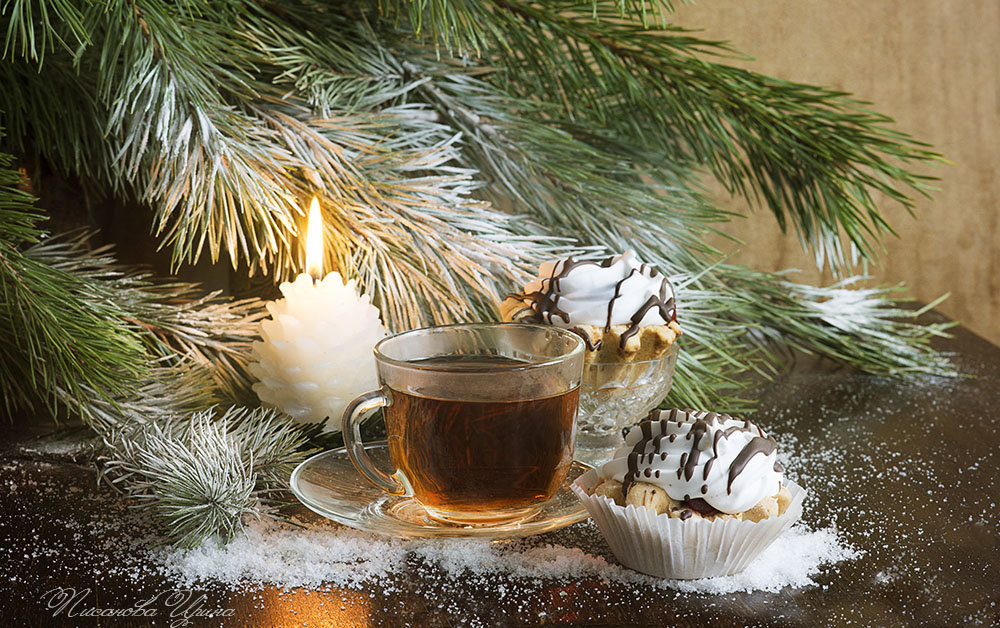
#> input picture 4694205.jpg, 1000 x 628 px
$ python color.py
#> lines starting #> are read from the running program, lines starting #| are printed output that depends on the picture
import cv2
import numpy as np

img = cv2.imread('4694205.jpg')
#> img is the input picture: shape (628, 1000, 3); mean B, G, R 83.2, 109.1, 117.2

Size = cv2.resize(img, (img.shape[1] // 2, img.shape[0] // 2))
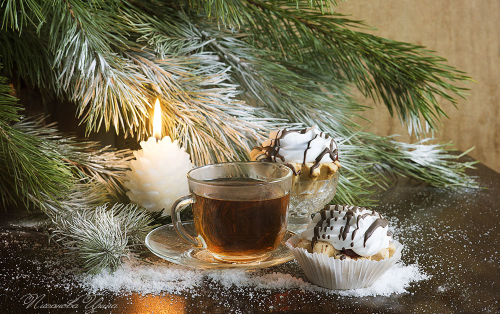
#> Size: shape (314, 500, 3); mean B, G, R 83.4, 109.3, 117.3
Blur = cv2.GaussianBlur(img, (9, 9), 0)
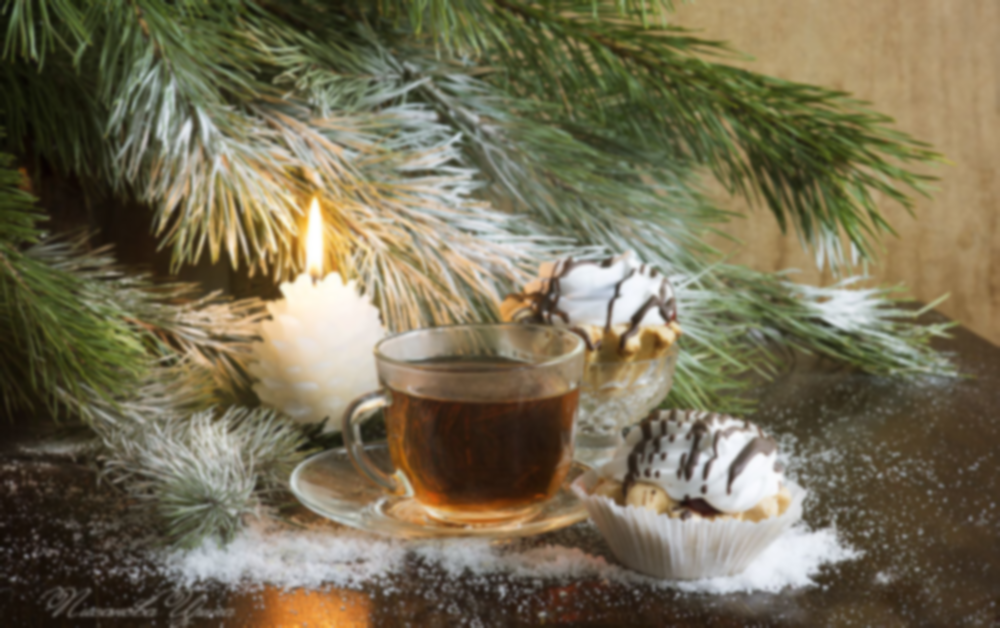
#> Blur: shape (628, 1000, 3); mean B, G, R 83.2, 109.1, 117.2
original = cv2.cvtColor(img, cv2.COLOR_BGR2RGB)

# Convert to Grayscale
gray = cv2.cvtColor(original, cv2.COLOR_BGR2GRAY)
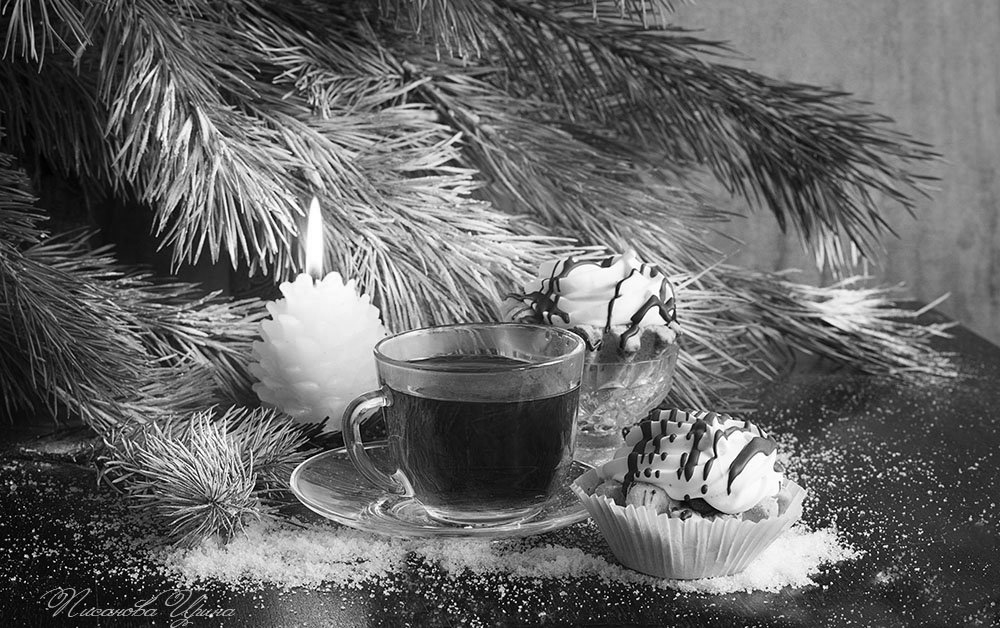
#> gray: shape (628, 1000); min 0, max 255, mean 102.3

# Show the images side-by-side
cv2.imshow('Result', img)
cv2.waitKey(0)

cv2.imshow('Result', Size)
cv2.waitKey(0)

cv2.imshow('Result', Blur)
cv2.waitKey(0)

cv2.imshow('Result', original)
cv2.waitKey(0)

cv2.imshow('Result', gray)
cv2.waitKey(0)

$ run again, with 24072020.jpg copied over 4694205.jpg
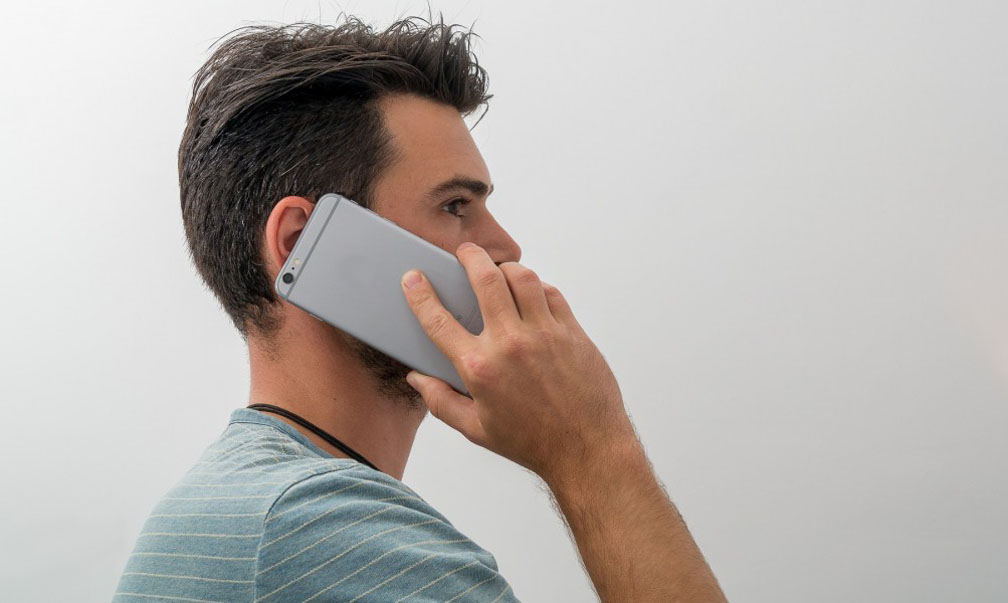
#> input picture 24072020.jpg, 1008 x 603 px
#> img is the input picture: shape (603, 1008, 3); mean B, G, R 173.8, 177.7, 183.3
#> `gray = cv2.cvtColor(original, cv2.COLOR_BGR2GRAY)`:
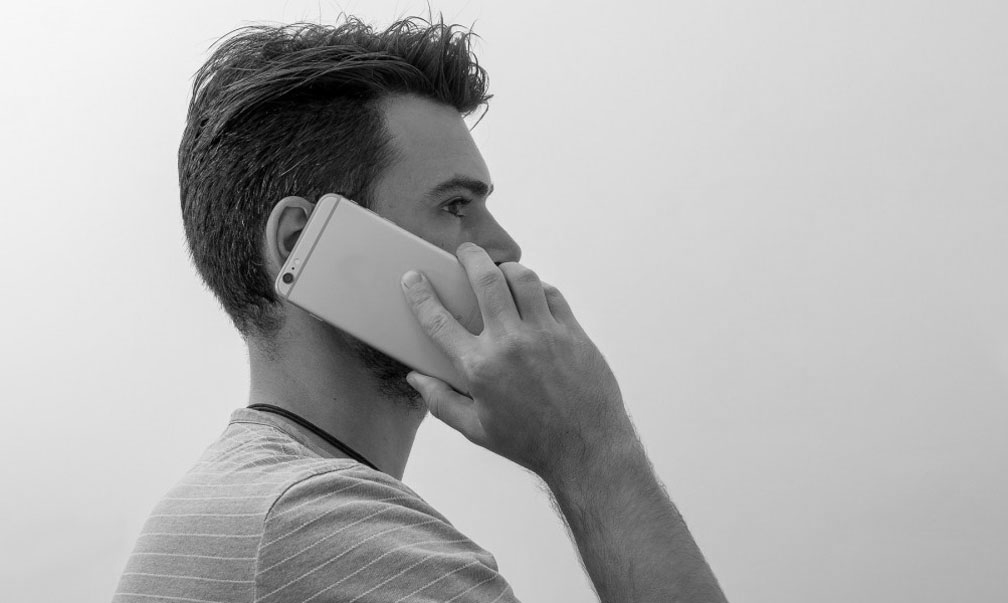
#> gray: shape (603, 1008); min 0, max 254, mean 177.1
